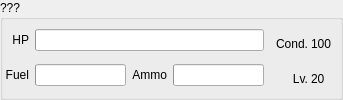
            <widget class="QGroupBox" name="fleetBox1">
             <property name="title">
              <string>???</string>
             </property>
             <layout class="QGridLayout" name="gridLayout_2">
              <property name="leftMargin">
               <number>2</number>
              </property>
              <property name="topMargin">
               <number>2</number>
              </property>
              <property name="rightMargin">
               <number>2</number>
              </property>
              <property name="bottomMargin">
               <number>2</number>
              </property>
              <item row="1" column="6">
               <layout class="QHBoxLayout" name="horizontalLayout_26">
                <property name="spacing">
                 <number>3</number>
                </property>
                <item>
                 <widget class="QLabel" name="label_15">
                  <property name="minimumSize">
                   <size>
                    <width>38</width>
                    <height>0</height>
                   </size>
                  </property>
                  <property name="text">
                   <string>Lv.</string>
                  </property>
                  <property name="alignment">
                   <set>Qt::AlignBottom|Qt::AlignRight|Qt::AlignTrailing</set>
                  </property>
                 </widget>
                </item>
                <item>
                 <widget class="QLabel" name="fleetLevel1">
                  <property name="minimumSize">
                   <size>
                    <width>27</width>
                    <height>0</height>
                   </size>
                  </property>
                  <property name="text">
                   <string>20</string>
                  </property>
                  <property name="alignment">
                   <set>Qt::AlignBottom|Qt::AlignLeading|Qt::AlignLeft</set>
                  </property>
                 </widget>
                </item>
               </layout>
              </item>
              <item row="0" column="6">
               <layout class="QHBoxLayout" name="horizontalLayout_22">
                <property name="spacing">
                 <number>3</number>
                </property>
                <item>
                 <widget class="QLabel" name="label_13">
                  <property name="minimumSize">
                   <size>
                    <width>38</width>
                    <height>0</height>
                   </size>
                  </property>
                  <property name="text">
                   <string>Cond.</string>
                  </property>
                  <property name="alignment">
                   <set>Qt::AlignBottom|Qt::AlignRight|Qt::AlignTrailing</set>
                  </property>
                 </widget>
                </item>
                <item>
                 <widget class="QLabel" name="fleetCond1">
                  <property name="minimumSize">
                   <size>
                    <width>27</width>
                    <height>0</height>
                   </size>
                  </property>
                  <property name="text">
                   <string>100</string>
                  </property>
                  <property name="alignment">
                   <set>Qt::AlignBottom|Qt::AlignLeading|Qt::AlignLeft</set>
                  </property>
                 </widget>
                </item>
               </layout>
              </item>
              <item row="1" column="0">
               <widget class="QLabel" name="label_18">
                <property name="text">
                 <string>Fuel</string>
                </property>
                <property name="alignment">
                 <set>Qt::AlignRight|Qt::AlignTrailing|Qt::AlignVCenter</set>
                </property>
               </widget>
              </item>
              <item row="1" column="1">
               <widget class="QProgressBar" name="fleetFuelBar1">
                <property name="format">
                 <string>%v/%m</string>
                </property>
               </widget>
              </item>
              <item row="1" column="2">
               <widget class="QLabel" name="label_17">
                <property name="text">
                 <string>Ammo</string>
                </property>
                <property name="alignment">
                 <set>Qt::AlignRight|Qt::AlignTrailing|Qt::AlignVCenter</set>
                </property>
               </widget>
              </item>
              <item row="1" column="3">
               <widget class="QProgressBar" name="fleetAmmoBar1">
                <property name="format">
                 <string>%v/%m</string>
                </property>
               </widget>
              </item>
              <item row="0" column="1" colspan="3">
               <widget class="QProgressBar" name="fleetHpBar1">
                <property name="format">
                 <string>%v/%m</string>
                </property>
               </widget>
              </item>
              <item row="0" column="0">
               <widget class="QLabel" name="label_3">
                <property name="text">
                 <string>HP</string>
                </property>
                <property name="alignment">
                 <set>Qt::AlignRight|Qt::AlignTrailing|Qt::AlignVCenter</set>
                </property>
               </widget>
              </item>
             </layout>
            </widget>
